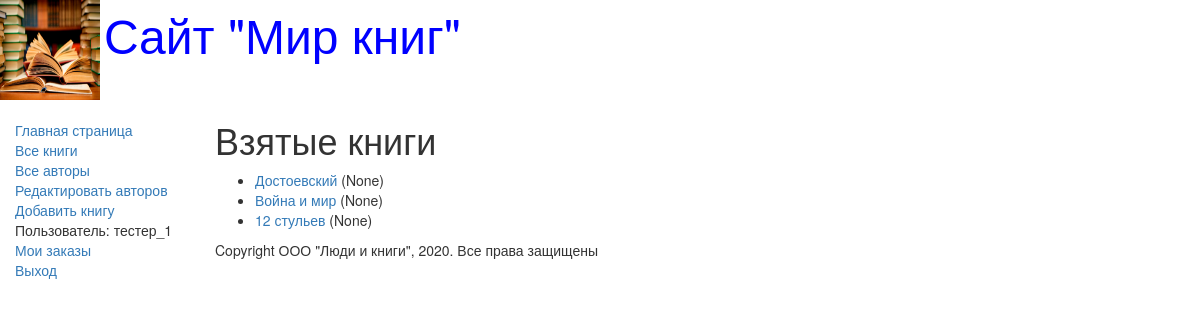
/mybooks/ (signed in), run on an earlier commit of the app's database.
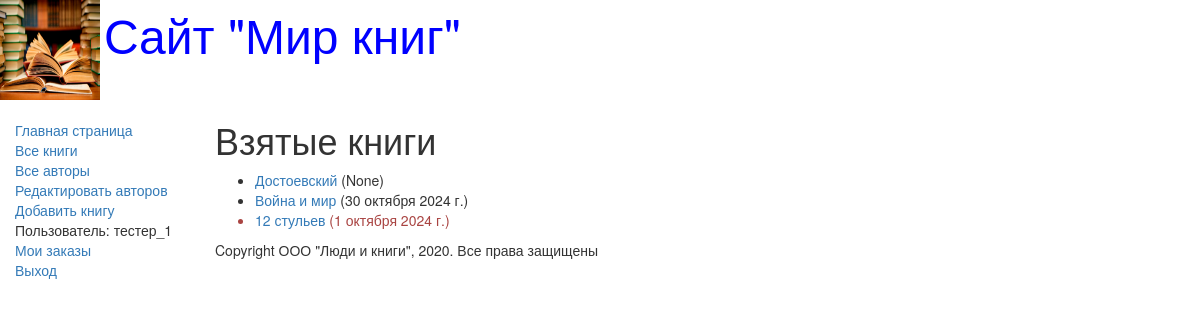
And on a later commit of the database.
### catalog/models.py (models this page shows, shortened)
class BookInstance(models.Model):
    book = models.ForeignKey('Book', on_delete=models.CASCADE,
        null=True)
    inv_nom = models.CharField(max_length=20, null=True,
        help_text="Введите инвентарный номер экземпляра",
        verbose_name="Инвентарный номер")
    imprint = models.CharField(max_length=200,
        help_text="Введите издательство и год выпуска",
        verbose_name="Издательство")
    status = models.ForeignKey('Status', on_delete=models.CASCADE,
        null=True,
        help_text='Изменить состояние экземпляра',
        verbose_name="Статус экземпляра книги")
    due_back = models.DateField(null=True, blank=True,
        help_text="Введите конец срока статуса",
        verbose_name="Дата окончания статуса")
    borrower = models.ForeignKey(User, on_delete=models.SET_NULL,
        null=True, blank=True,
        verbose_name="Заказчик",
        help_text='Выберите заказчика книги')
    @property
    def is_overdue(self):
        if self.due_back and date.today() > self.due_back:
            return True
        return False

class Book(models.Model):
    title = models.CharField(max_length=200,
        help_text="Введите название книги",
        verbose_name="Название книги")
    genre = models.ForeignKey('Genre', on_delete=models.CASCADE,
        help_text=" Выберите жанр для книги",
        verbose_name="Жанр книги", null=True)
    language = models.ForeignKey('Language',
        on_delete=models.CASCADE,
        help_text="Выберите язык книги",
        verbose_name="Язык книги", null=True)
    author = models.ManyToManyField('Author',
        help_text="Выберите автора книги",
        verbose_name="Автор книги")
    summary = models.TextField(max_length=1000,
        help_text="Введите краткое описание книги",
        verbose_name="Аннотация книги")
    isbn = models.CharField(max_length=13,
        help_text="Должно содержать 13 символов",
        verbose_name="ISBN книги")
    def display_author(self):
        return ', '.join([author.last_name for author in self.author.all()])
    display_author.short_description = 'Авторы'

### catalog/views.py (the view)
# urls.py: re_path(r'^mybooks/$', views.LoanedBooksByUserListView.as_view(), name='my-borrowed'),
class LoanedBooksByUserListView(LoginRequiredMixin, generic.ListView):
   model = BookInstance
   template_name = 'catalog/bookinstance_list_borrowed_user.html'
   paginate_by = 10

### catalog/templates/catalog/bookinstance_list_Borrowed_user.html
{% extends "base_generic.html" %}
{% block content %}
    <h1>Взятые книги</h1>
    {% if bookinstance_list %}
    <ul>
     {% for bookinst in bookinstance_list %}
     <li class="{% if bookinst.is_overdue %} text-danger{% endif %}">
      <a href="{% url 'book-detail' bookinst.book.pk %}">
             {{bookinst.book.title}}</a>
         ({{ bookinst.due_back }})
     </li>
     {% endfor %}
    </ul>
    {% else %}
      <p>Нет книг со статусом В ЗАКАЗЕ.</p>
    {% endif %}
{% endblock %}

What changed in the data, as far as the page shows it:
changed BookInstance "Война и мир": due_back "None" → "30 октября 2024 г."
changed BookInstance "12 стульев": due_back "None" → "1 октября 2024 г."
